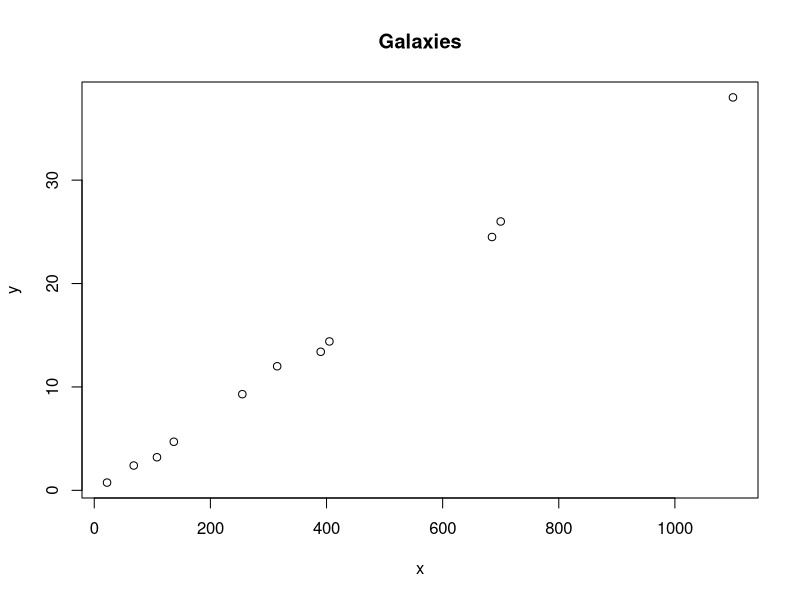

Source code (R):
## ---- chunk 1
knitr::opts_chunk$set(echo = TRUE)
library(knitr)
library(car)
library(readr)

## ---- chunk 2
galaxy_data <- read.delim('galaxy.txt')

x_vals = galaxy_data$x
y_vals = galaxy_data$y

plot(x_vals, y_vals, xlab = "x", ylab = "y", main = "Galaxies")

## ---- chunk 3
# First linear model, with intercept
fit_1 = lm(y~x, data = galaxy_data)
summary(fit_1)

# Second Linear model, without intercept
fit_2 = lm(y~0 +x, data = galaxy_data)
summary(fit_2)
